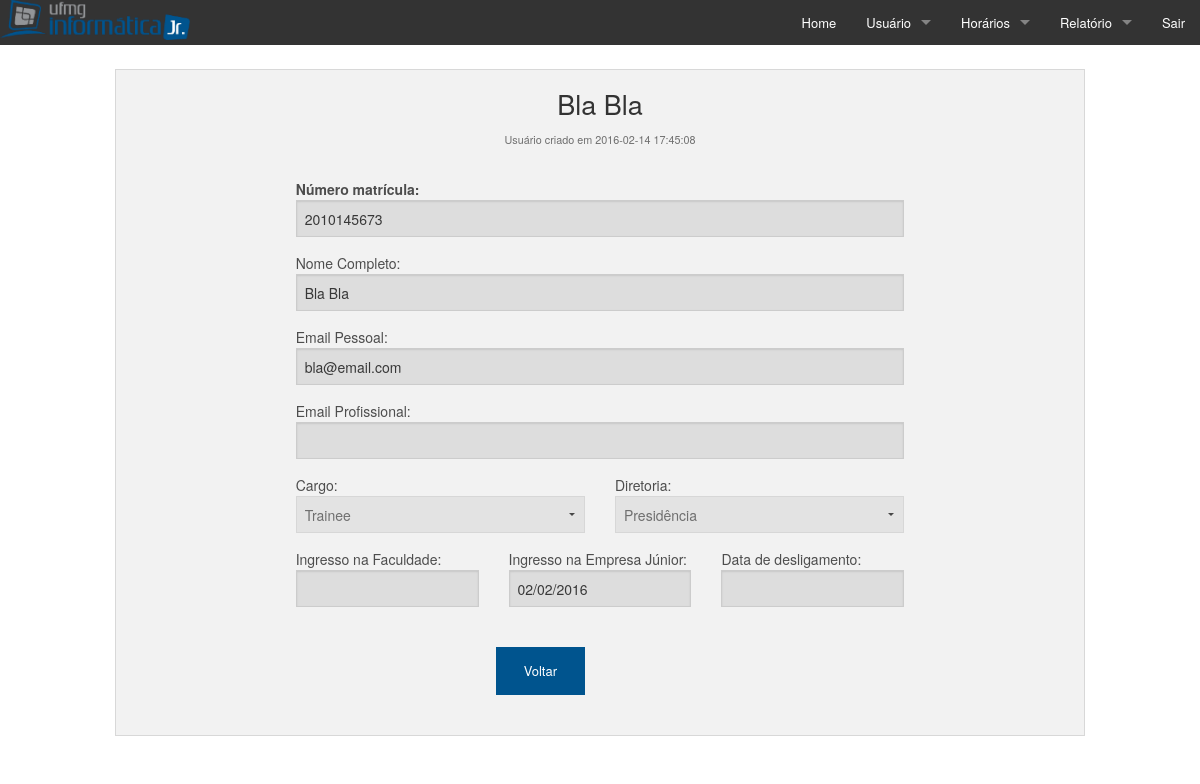
The page /pages/ver_usuario.php?id=2010145673 (signed in) on the database its author committed.
### tables this page shows
CREATE TABLE IF NOT EXISTS `usuarios` (
  `matr` char(10) NOT NULL,
  `nome` varchar(50) NOT NULL,
  `senha` varchar(256) NOT NULL,
  `email_pessoal` char(50) NOT NULL,
  `email_profissional` varchar(50) DEFAULT NULL,
  `diretoria` int(11) DEFAULT NULL,
  `cargo` char(30) NOT NULL,
  `ingresso_faculdade` varchar(6) NOT NULL,
  `ingresso_empresa` varchar(45) DEFAULT NULL,
  `permissao` int(6) NOT NULL COMMENT 'admin ou comum',
  `conectado` int(11) NOT NULL COMMENT '1=CONECTADO; 0=NÃO CONECTADO',
  `data_criacao` datetime NOT NULL,
  `data_desligamento` varchar(45) DEFAULT NULL,
  PRIMARY KEY (`matr`),
  UNIQUE KEY `email` (`email_pessoal`),
  KEY `diretoria` (`diretoria`),
  KEY `id_premissoes_idx` (`permissao`)
);

CREATE TABLE IF NOT EXISTS `diretorias` (
  `id_diretoria` int(11) NOT NULL AUTO_INCREMENT,
  `nome_diretoria` varchar(25) NOT NULL,
  PRIMARY KEY (`id_diretoria`)
);

### pages/ver_usuario.php (the view, shortened to what this page needs)
<?php
	require_once("connect/testmysql_p.php");
	$matr = $_GET['id'];
	$sql_usuario = "SELECT * FROM usuarios WHERE matr='$matr';";
	if (isset($sql_usuario)) {
		$result = mysqli_query($conn, $sql_usuario);
	}
	$sql_diretoria = "SELECT nome_diretoria FROM usuarios JOIN diretorias ON diretoria=id_diretoria WHERE matr='$matr';";
	if (isset($sql_diretoria)) {
		$result2 = mysqli_query($conn, $sql_diretoria);
	} else
		echo 'Erro: ' . mysqli_error($conn);
	while ($row = mysqli_fetch_assoc($result2)) {
		$nome_diretoria = $row['nome_diretoria'];
	}
	while ($row = mysqli_fetch_assoc($result)) {
?>
<!doctype html>
<html class="no-js" lang="en">
<head>
	<link rel="stylesheet" href="../css/foundation.css" />
</head>
<body>
	<?php
		require_once("menu/menu.php");
		echo "<br>";
	?>
	<div class="row">
		<div class="large-12 columns">
			<div class="panel">
				<h3 class="text-center"><?php echo $row['nome']?></h3>
				<h5 class="text-center"><small>Usuário criado em <?php echo $row['data_criacao']?></small></h5>
				<br>
				<div class="row">
					<div class="large-8 push-2 columns">
						<form>
							<label class="fn"><strong> Número matrícula: </strong><input type="text" id="matricula" value='<?php echo $row['matr']?>' disabled /> </label>
							<label> Nome Completo: <input type="text" id="name" value='<?php echo $row['nome']?>' disabled/> </label>
							<label> Email Pessoal: <input type="text" id="email" value='<?php echo $row['email_pessoal']?>' disabled/> </label>
							<label> Email Profissional: <input type="text" id="email" value='<?php echo $row['email_profissional']?>' disabled/> </label>
							<div class="row">
    							<div class="large-6 columns" >
									<label>Cargo:
										<select disabled>
											<option value="" ><?php echo $row['cargo']?></option>
										</select>
									</label>
		    					</div>
		    					<div class="large-6 columns" >
		    						<label >Diretoria:
										<select disabled>
											<option value=""><?php echo $nome_diretoria?></option>
										</select>
									</label>
								</div>
							</div>
							<div class="row">
    							<div class="large-4 columns" >
		    						<label> Ingresso na Faculdade: <input type="text" value='<?php echo $row['ingresso_faculdade']?>' disabled/></label>
		    					</div>
		    					<div class="large-4 columns" >
		    						<label> Ingresso na Empresa Júnior: <input type="text" value='<?php echo $row['ingresso_empresa']?>' disabled/> </label>
		    					</div>
		    					<div class="large-4 columns" >
		    						<label> Data de desligamento: <input type="text" value='<?php echo $row['data_desligamento']?>' disabled/> </label>
		    					</div>
		    				</div>
							<br>
							<div class="row">
								<div class="large-6 columns text-right">
									<a href="listar_usuarios.php"class="small button">Voltar</a>
								</div>
							</div>
						</form>
						<?php
							}
						?>
					</div>
				</div>
			</div>
		</div>
	</div>
</body>
</html>

### pages/menu/menu.php (shortened to what this page needs)
<nav class="top-bar" data-topbar role="navigation">
	<ul class="title-area">
		<li class="name logo">
			<a href="home.php"><img src="../img/logomenu.png"></a>
		</li>
	</ul>
	<section class="top-bar-section">
		<ul class="right">
			<li><a href="home.php">Home</a></li>
			<li class="has-dropdown">
				<a href="#">Usuário</a>
			</li>
			<li class="has-dropdown">
				<a href="#">Horários</a>
			</li>
			<li class="has-dropdown">
				<a href="#">Relatório</a>
			</li>
			<li><a href="logout.php">Sair</a></li>
		</ul>
	</section>
</nav>

### rows shown on the page
usuarios: nome "Bla Bla", data_criacao "2016-02-14 17:45:08", matr "2010145673", email_pessoal "bla@email.com", cargo "Trainee", diretoria.nome_diretoria "Presidência", ingresso_empresa "02/02/2016"
